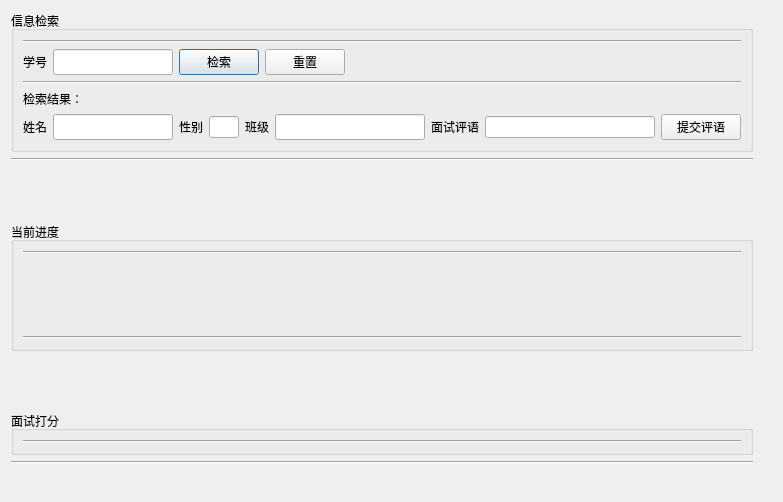
<?xml version="1.0" encoding="UTF-8"?>
<ui version="4.0">
 <class>GradeWidget</class>
 <widget class="QWidget" name="GradeWidget">
  <property name="geometry">
   <rect>
    <x>0</x>
    <y>0</y>
    <width>783</width>
    <height>502</height>
   </rect>
  </property>
  <property name="windowTitle">
   <string>Form</string>
  </property>
  <layout class="QFormLayout" name="formLayout">
   <property name="fieldGrowthPolicy">
    <enum>QFormLayout::AllNonFixedFieldsGrow</enum>
   </property>
   <item row="0" column="0">
    <layout class="QVBoxLayout" name="verticalLayout_7">
     <item>
      <widget class="QGroupBox" name="findGroupBox">
       <property name="title">
        <string>信息检索</string>
       </property>
       <layout class="QVBoxLayout" name="verticalLayout_2">
        <item>
         <widget class="Line" name="line_5">
          <property name="orientation">
           <enum>Qt::Horizontal</enum>
          </property>
         </widget>
        </item>
        <item>
         <layout class="QHBoxLayout" name="horizontalLayout">
          <item>
           <widget class="QLabel" name="label">
            <property name="text">
             <string>学号</string>
            </property>
           </widget>
          </item>
          <item>
           <widget class="QLineEdit" name="idEdit">
            <property name="maximumSize">
             <size>
              <width>120</width>
              <height>50</height>
             </size>
            </property>
           </widget>
          </item>
          <item>
           <widget class="QPushButton" name="findButton">
            <property name="text">
             <string>检索</string>
            </property>
            <property name="autoDefault">
             <bool>true</bool>
            </property>
            <property name="default">
             <bool>true</bool>
            </property>
           </widget>
          </item>
          <item>
           <widget class="QPushButton" name="resetButton">
            <property name="text">
             <string>重置</string>
            </property>
           </widget>
          </item>
          <item>
           <spacer name="horizontalSpacer_4">
            <property name="orientation">
             <enum>Qt::Horizontal</enum>
            </property>
            <property name="sizeHint" stdset="0">
             <size>
              <width>88</width>
              <height>20</height>
             </size>
            </property>
           </spacer>
          </item>
         </layout>
        </item>
        <item>
         <layout class="QVBoxLayout" name="verticalLayout">
          <item>
           <widget class="Line" name="line">
            <property name="orientation">
             <enum>Qt::Horizontal</enum>
            </property>
           </widget>
          </item>
          <item>
           <widget class="QLabel" name="label_9">
            <property name="text">
             <string>检索结果：</string>
            </property>
           </widget>
          </item>
          <item>
           <layout class="QHBoxLayout" name="horizontalLayout_2">
            <item>
             <widget class="QLabel" name="label_2">
              <property name="text">
               <string>姓名</string>
              </property>
             </widget>
            </item>
            <item>
             <widget class="QLineEdit" name="nameEdit">
              <property name="maximumSize">
               <size>
                <width>120</width>
                <height>30</height>
               </size>
              </property>
              <property name="readOnly">
               <bool>true</bool>
              </property>
             </widget>
            </item>
            <item>
             <widget class="QLabel" name="label_3">
              <property name="text">
               <string>性别</string>
              </property>
             </widget>
            </item>
            <item>
             <widget class="QLineEdit" name="sexEdit">
              <property name="maximumSize">
               <size>
                <width>30</width>
                <height>16777215</height>
               </size>
              </property>
              <property name="readOnly">
               <bool>true</bool>
              </property>
             </widget>
            </item>
            <item>
             <widget class="QLabel" name="label_4">
              <property name="text">
               <string>班级</string>
              </property>
             </widget>
            </item>
            <item>
             <widget class="QLineEdit" name="classEdit">
              <property name="maximumSize">
               <size>
                <width>150</width>
                <height>30</height>
               </size>
              </property>
              <property name="readOnly">
               <bool>true</bool>
              </property>
             </widget>
            </item>
            <item>
             <widget class="QLabel" name="label_5">
              <property name="text">
               <string>面试评语</string>
              </property>
             </widget>
            </item>
            <item>
             <widget class="QLineEdit" name="remarkEdit"/>
            </item>
            <item>
             <widget class="QPushButton" name="remarkButton">
              <property name="text">
               <string>提交评语</string>
              </property>
             </widget>
            </item>
           </layout>
          </item>
         </layout>
        </item>
       </layout>
      </widget>
     </item>
     <item>
      <widget class="Line" name="line_10">
       <property name="orientation">
        <enum>Qt::Horizontal</enum>
       </property>
      </widget>
     </item>
     <item>
      <spacer name="verticalSpacer">
       <property name="orientation">
        <enum>Qt::Vertical</enum>
       </property>
       <property name="sizeHint" stdset="0">
        <size>
         <width>20</width>
         <height>40</height>
        </size>
       </property>
      </spacer>
     </item>
     <item>
      <widget class="QGroupBox" name="processGroupBox">
       <property name="title">
        <string>当前进度</string>
       </property>
       <layout class="QVBoxLayout" name="verticalLayout_4">
        <item>
         <layout class="QVBoxLayout" name="verticalLayout_3">
          <item>
           <widget class="Line" name="line_6">
            <property name="orientation">
             <enum>Qt::Horizontal</enum>
            </property>
           </widget>
          </item>
          <item>
           <layout class="QHBoxLayout" name="horizontalLayout_3">
            <item>
             <widget class="QLabel" name="level_1">
              <property name="minimumSize">
               <size>
                <width>70</width>
                <height>70</height>
               </size>
              </property>
              <property name="text">
               <string>&lt;html&gt;&lt;head/&gt;&lt;body&gt;&lt;p&gt;&lt;br/&gt;&lt;/p&gt;&lt;/body&gt;&lt;/html&gt;</string>
              </property>
             </widget>
            </item>
            <item>
             <widget class="QLabel" name="level_2">
              <property name="minimumSize">
               <size>
                <width>70</width>
                <height>70</height>
               </size>
              </property>
              <property name="text">
               <string/>
              </property>
             </widget>
            </item>
            <item>
             <widget class="QLabel" name="level_3">
              <property name="minimumSize">
               <size>
                <width>70</width>
                <height>70</height>
               </size>
              </property>
              <property name="text">
               <string/>
              </property>
             </widget>
            </item>
            <item>
             <widget class="QLabel" name="level_4">
              <property name="minimumSize">
               <size>
                <width>70</width>
                <height>70</height>
               </size>
              </property>
              <property name="text">
               <string/>
              </property>
             </widget>
            </item>
            <item>
             <widget class="QLabel" name="level_5">
              <property name="minimumSize">
               <size>
                <width>70</width>
                <height>70</height>
               </size>
              </property>
              <property name="text">
               <string/>
              </property>
             </widget>
            </item>
            <item>
             <widget class="QLabel" name="level_6">
              <property name="minimumSize">
               <size>
                <width>70</width>
                <height>70</height>
               </size>
              </property>
              <property name="text">
               <string/>
              </property>
             </widget>
            </item>
            <item>
             <widget class="QLabel" name="level_7">
              <property name="minimumSize">
               <size>
                <width>70</width>
                <height>70</height>
               </size>
              </property>
              <property name="text">
               <string/>
              </property>
             </widget>
            </item>
            <item>
             <widget class="QLabel" name="level_8">
              <property name="minimumSize">
               <size>
                <width>70</width>
                <height>70</height>
               </size>
              </property>
              <property name="text">
               <string/>
              </property>
             </widget>
            </item>
            <item>
             <widget class="QLabel" name="level_9">
              <property name="minimumSize">
               <size>
                <width>70</width>
                <height>70</height>
               </size>
              </property>
              <property name="text">
               <string/>
              </property>
             </widget>
            </item>
            <item>
             <spacer name="horizontalSpacer_2">
              <property name="orientation">
               <enum>Qt::Horizontal</enum>
              </property>
              <property name="sizeHint" stdset="0">
               <size>
                <width>40</width>
                <height>20</height>
               </size>
              </property>
             </spacer>
            </item>
           </layout>
          </item>
         </layout>
        </item>
        <item>
         <widget class="Line" name="line_9">
          <property name="orientation">
           <enum>Qt::Horizontal</enum>
          </property>
         </widget>
        </item>
       </layout>
      </widget>
     </item>
     <item>
      <spacer name="verticalSpacer_2">
       <property name="orientation">
        <enum>Qt::Vertical</enum>
       </property>
       <property name="sizeHint" stdset="0">
        <size>
         <width>20</width>
         <height>40</height>
        </size>
       </property>
      </spacer>
     </item>
     <item>
      <widget class="QGroupBox" name="gradeGroupBox">
       <property name="title">
        <string>面试打分</string>
       </property>
       <layout class="QVBoxLayout" name="verticalLayout_6">
        <item>
         <layout class="QVBoxLayout" name="toolLayout">
          <item>
           <widget class="Line" name="line_7">
            <property name="orientation">
             <enum>Qt::Horizontal</enum>
            </property>
           </widget>
          </item>
         </layout>
        </item>
       </layout>
      </widget>
     </item>
     <item>
      <widget class="Line" name="line_8">
       <property name="orientation">
        <enum>Qt::Horizontal</enum>
       </property>
      </widget>
     </item>
    </layout>
   </item>
   <item row="1" column="0">
    <widget class="Line" name="line_2">
     <property name="orientation">
      <enum>Qt::Horizontal</enum>
     </property>
    </widget>
   </item>
   <item row="3" column="0">
    <widget class="Line" name="line_3">
     <property name="orientation">
      <enum>Qt::Horizontal</enum>
     </property>
    </widget>
   </item>
   <item row="5" column="0">
    <widget class="Line" name="line_4">
     <property name="orientation">
      <enum>Qt::Horizontal</enum>
     </property>
    </widget>
   </item>
  </layout>
 </widget>
 <resources/>
 <connections/>
</ui>
